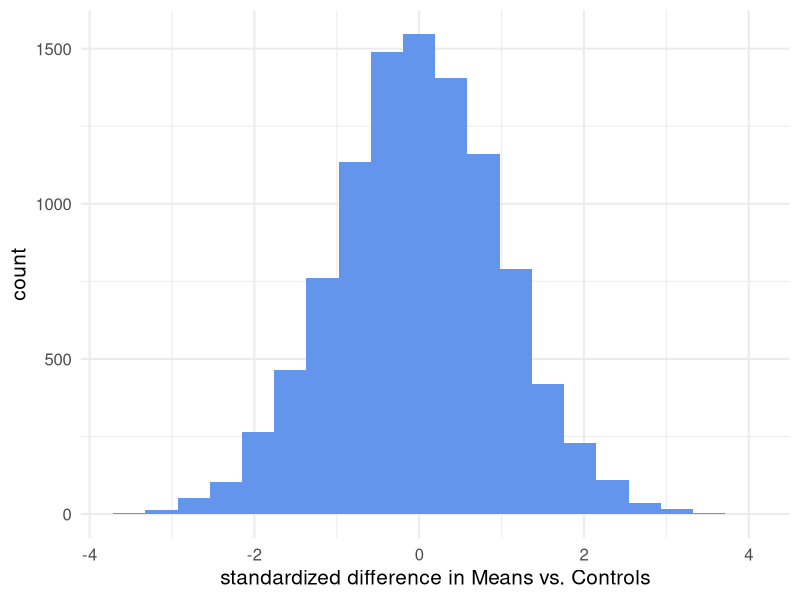
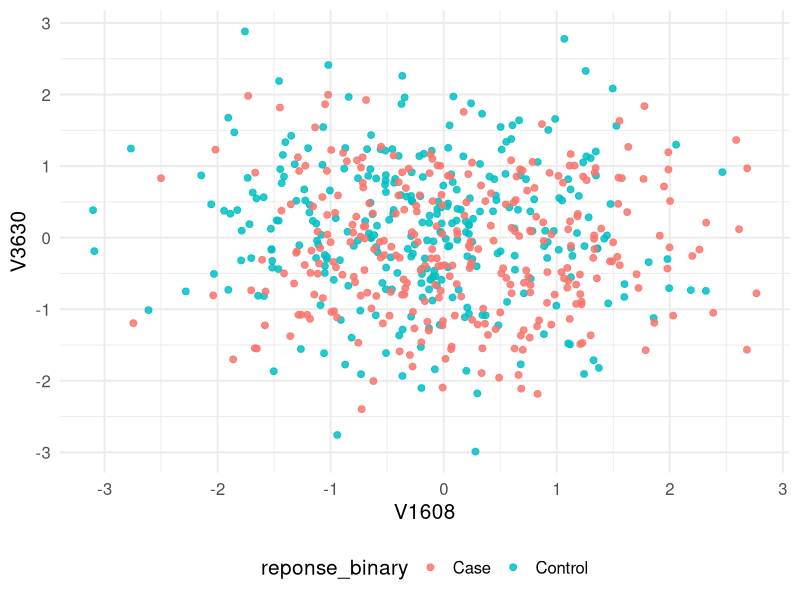
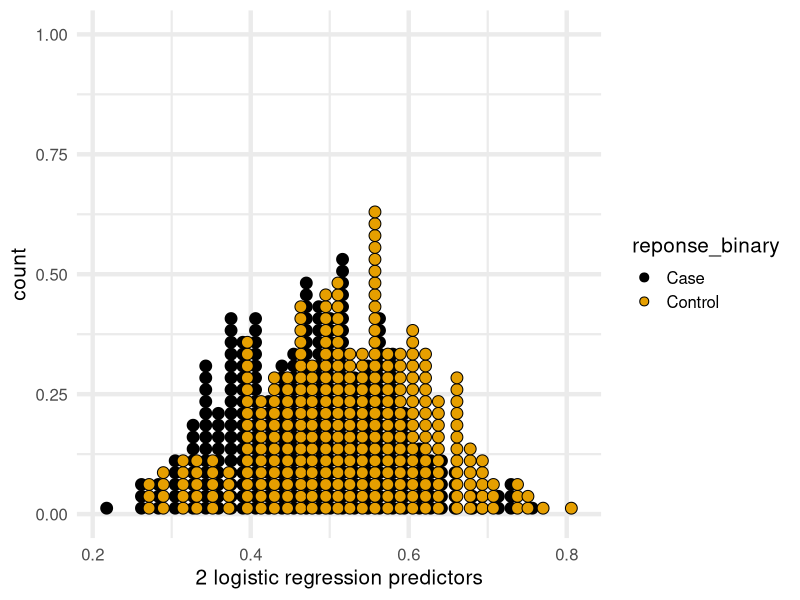

The R source for these figures, in order: (Note: this script raises an error after producing the figures.)
## ---- chunk 1
library(tidyverse)
library(ggthemes)
library(knitr)
theme_set(theme_minimal(base_size = 15, base_line_size = 1.5))

set.seed(42)
n_ind <- 300  # How many individuals in each class
n_features <- 10^4 # How many spurious features ( aka predictors)

fake_features <- rnorm(n = 2*n_ind*n_features) # 2*n_ind in total * n_features
fake_df <- as_tibble(matrix(data = fake_features, ncol = n_features))
dim(fake_df)
rm(fake_features) # not needed --> cleanup

reponse_binary <- as.factor(c(rep("Control", n_ind), rep("Case", n_ind)))
reponse_score <- rnorm(n = 2*n_ind, mean = 10, sd = 2)
length(reponse_score)
pseudo_df  <- tibble(reponse_binary, fake_df)

pseudo_df %>% select(1:6) %>% head() %>% kable("pandoc", digits = 2)

## ---- chunk 2
df_longer <- pivot_longer(data = pseudo_df,
                          cols =2:(n_features+1),names_to = "Feature")
dim(df_longer)
names(df_longer) <-c("response", "Feature", "log10_gene_expr")
head(df_longer) %>% knitr::kable(digits = 2)
## ---- chunk 3
stats_byFeature_by_treatment <-df_longer %>%
  group_by(Feature,response) %>%
  summarize(n_obs = n(),   # just a check sample size
            mean = mean(log10_gene_expr),
            var = var(log10_gene_expr))

head(stats_byFeature_by_treatment) %>% knitr::kable(digits = 2)
## ---- chunk 4
summary_features <-pivot_wider(data = stats_byFeature_by_treatment, 
            names_from = response, 
            values_from = c("n_obs","mean", "var"))

head(summary_features) %>% knitr::kable(digits = 2)

## ---- chunk 5
summary_features  <- summary_features %>%
  mutate(mean_diff = mean_Case - mean_Control) %>%
  mutate(se_diff = sqrt( (var_Case/n_obs_Case) +(var_Control/n_obs_Control)) ) %>%
  mutate(t_welch = mean_diff / se_diff) %>%
  arrange(-abs(t_welch)) %>%
  {.}

knitr::kable(summary_features[1:10, c(1,8,10)], col.names = c("gene", "Obs_diff", "t_obs"))

## ---- chunk 6
ggplot(data = summary_features, aes(x=t_welch))+ 
  geom_histogram(bins = 20, fill="cornflowerblue")+  # <--my kind of blue :)
  xlab("standardized difference in Means vs. Controls")+
  theme_minimal(base_size = 15)+
  NULL


## ---- chunk 7
pseudo_df <- pseudo_df %>%
  mutate(logistic01 = ifelse(reponse_binary == "Case", 0, 1))
 
table(pseudo_df$logistic01)

ggplot(pseudo_df, aes(x=V1608, y = V3630, color = reponse_binary)) +
  geom_point(size=2, alpha=0.85)+
  theme_minimal(base_size = 15)+
  theme(legend.position = "bottom")+
  NULL

## ---- chunk 8


m1 <- glm(data = pseudo_df, formula = logistic01 ~ V1608 + V3630 ,  family = "binomial" )
m0 <- glm(data = pseudo_df, formula = logistic01 ~ 1,  family = "binomial" )
(1 - m1$deviance/m0$deviance)

pseudo_df$magic <-m1$fitted.values
ggplot(data = pseudo_df, aes(x=magic, fill = reponse_binary)) + 
  geom_dotplot(binwidth = 0.0150)+ 
  scale_fill_colorblind()+
  xlab("2 logistic regression predictors") +
  NULL


## ---- chunk 9
library(tidyverse)
getwd()
tcgadf <- read_rds("miniTCGA.3349x4006.rds") 

dim(tcgadf) # check this should be 3349 4007
names(tcgadf)[1:30]

tcgadf %>%
  group_by(response) %>%
  summarise(observations=n()) %>%
  knitr::kable()


tcgadf <- tcgadf %>%
  mutate(sampletype=response, 
         response=ifelse(test= response=="Tumor", yes = 1, no = 0 ))

tcgadf %>%
  group_by(response) %>%
  summarise(observations=n()) %>%
  knitr::kable()


## ---- chunk 10
library(tidyverse)

# Visualizing the relationship between two gene expressions by Tissue type (Normal/Tumor)
ggplot(tcgadf, aes(x = DRP2.1821, y = ASAP2.8853, color = as.factor(response))) + 
  geom_point(size = 2, alpha = 0.6) + 
  labs(x = "Gene 1608 Expression", y = "Gene 3630 Expression", color = "Tissue Type") + 
  theme_minimal(base_size = 15) + 
  theme(legend.position = "bottom") +
  ggtitle("Gene Expression by Tissue Type")

# Visualizing the relationship between the first two principal components (pc1 and pc2) by Tissue type (Normal/Tumor)
ggplot(tcgadf, aes(x = pc1, y = pc2, color = as.factor(response))) + 
  geom_point(size = 2, alpha = 0.6) + 
  labs(x = "Principal Component 1 (pc1)", y = "Principal Component 2 (pc2)", color = "Tissue Type") + 
  theme_minimal(base_size = 15) + 
  theme(legend.position = "bottom") +
  ggtitle("PC1 vs PC2 by Tissue Type")

## ---- chunk 11
library(tidyverse)

# Filter the data to only include samples with a known response (SampleType)
training_data <- tcgadf %>% 
  filter(!is.na(response))  # Exclude samples where response is NA

# Verify the number of samples with known response
training_data %>%
  group_by(response) %>%
  summarise(observations = n()) %>%
  knitr::kable()

# Check dimensions of the resulting training dataset
dim(training_data)  # This should show fewer rows than the original tcgadf

